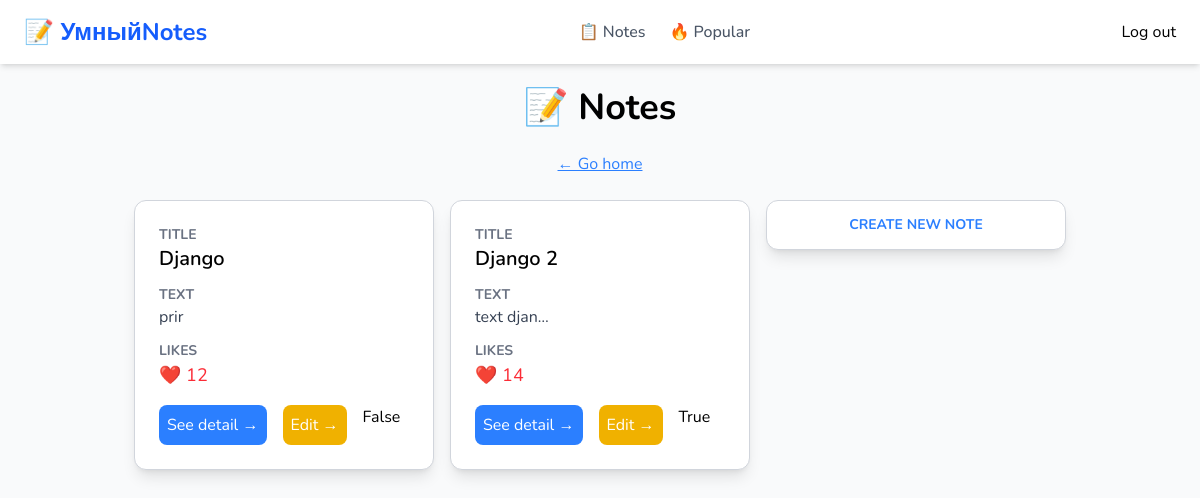
The app's page /smart/ (signed in), older data.
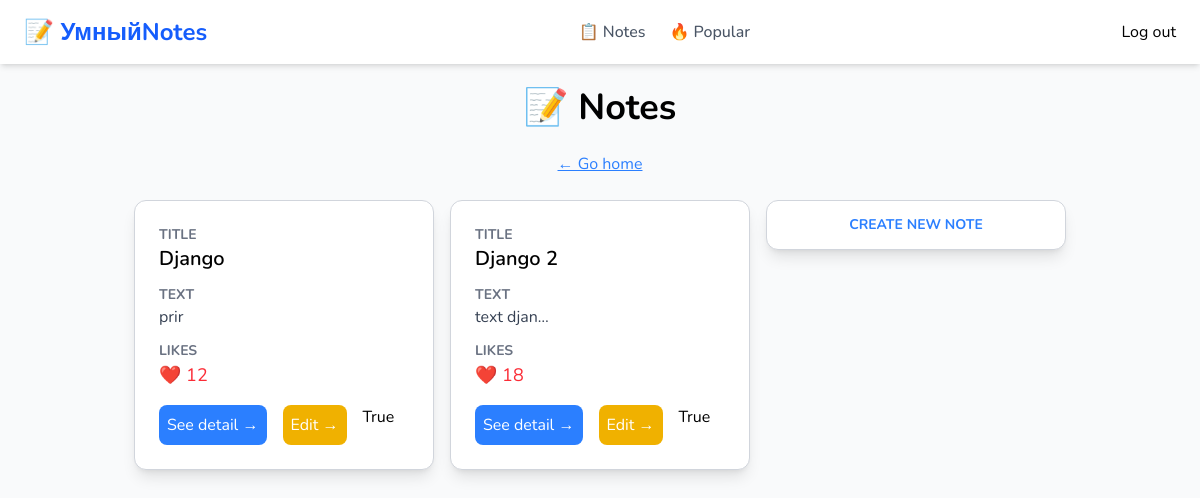
The same page, newer data.
### notes/models.py (models this page shows, shortened)
class Notes(models.Model):
    title = models.CharField(max_length=255)
    text = models.TextField(null=True, blank=True)
    created = models.DateTimeField(auto_now_add=True)
    likes = models.IntegerField(default=0)
    user = models.ForeignKey(User, on_delete=models.CASCADE, related_name='notes')
    is_public = models.BooleanField(default=False)
    class Meta:
        db_table = 'notes'
        verbose_name = 'Note'
        verbose_name_plural = 'Notes'

### notes/views.py (the view)
# urls.py: path('', NoteListView.as_view(), name='notes-list'),
class NoteListView(LoginRequiredMixin, ListView):
    model = Notes
    context_object_name = 'notes' # это имя переменной которую ты используешь в HTML шаблоне.
    template_name = 'notes/notes.html'
    login_url = '/login/'
    def get_queryset(self):
        return self.request.user.notes.all()

### notes/templates/notes/notes.html
{% extends 'base.html' %}
    {% block content %}
    <div class="max-w-[1200px] m-auto text-center p-6">
        <h1 class="text-4xl font-bold mb-6">📝 Notes</h1>
        <a href="{% url 'welcome' %}" class="text-blue-500 hover:text-blue-700 underline mb-6 inline-block">← Go home</a>
        <div class="flex flex-wrap gap-4 text-start justify-center">
            {% for note in notes %}
            <div class="border border-gray-300 rounded-xl w-[300px] p-6 shadow-lg hover:shadow-xl transition-shadow bg-white">
                <h3 class="font-bold text-gray-500 text-sm uppercase">Title</h3>
                <p class="text-xl font-semibold mb-3">{{ note.title }}</p>
                <h3 class="font-bold text-gray-500 text-sm uppercase">Text</h3>
                <p class="text-gray-700 mb-3">{{ note.text|truncatechars:10 }}</p>
                <h3 class="font-bold text-gray-500 text-sm uppercase">Likes</h3>
                <p class="text-red-500 text-lg mb-4">❤️ {{ note.likes }}</p>
                <div class="flex gap-4 flex-wrap">
                    <a href="{% url 'notes-detail' note.pk %}" class="bg-blue-500 text-white px-2 py-2 rounded-lg hover:bg-blue-600 transition-colors inline-block">See detail →</a>
                    <a href="{% url 'notes-update' note.pk %}" class="bg-yellow-500 text-white px-2 py-2 rounded-lg hover:bg-yellow-600 transition-colors inline-block">Edit →</a>
                    <p>{{ note.is_public }}</p>
                </div>
            </div>
            {% endfor %}
        <div class="border border-gray-300 rounded-xl w-[300px] h-[50px] flex items-center justify-center shadow-lg hover:shadow-xl transition-shadow bg-white">
            <a href="{% url 'notes.new' %}" class="font-bold text-blue-500 text-center cursor-pointer hover:underline text-sm uppercase">Create new note</a>
            </div>
        </div>
    </div>
{% endblock %}

### static/templates/base.html (shortened to what this page needs)
{% load static %}
<html>
    <head>
        <link rel="stylesheet" href="{% static 'style.css' %}" >
    </head>
    <body class="bg-gray-50 min-h-screen">
        <header class="bg-white shadow-md">
            <div class="max-w-[1200px] m-auto flex items-center justify-between px-6 py-4">
                <a href="{% url 'welcome' %}" class="text-2xl font-bold text-blue-600">📝 УмныйNotes</a>
                <nav class="flex gap-6">
                    <a href="{% url 'notes-list' %}" class="text-gray-600 hover:text-blue-500 transition-colors font-medium">📋 Notes</a>
                    <a href="{% url 'popular-notes' %}" class="text-gray-600 hover:text-red-500 transition-colors font-medium">🔥 Popular</a>
                </nav>
                {% if user.is_authenticated %}
                    <form method="post" action="{% url 'logout' %}">
                        <button type="submit">Log out</button>
                    </form>
                {% else %}
                    <div class="flex gap-4">
                    <a href="{% url 'login' %}" class="text-gray-600 hover:text-blue-500 transition-colors">Log in</a>
                    <a href="" class="bg-blue-500 text-white px-4 py-2 rounded-lg hover:bg-blue-600 transition-colors">Sign up</a>
                </div>
                {% endif %}
            </div>
        </header>
        <main>
            {% block content %}
            {% endblock content %}
        </main>
        <script src="https://cdn.jsdelivr.net/npm/@tailwindcss/browser@4"></script>
    </body>
</html>

### static/templates/base.html (style rules this page uses)
body { font-family: "Nunito", sans-serif; font-optical-sizing: auto; }

Row changes from the older to the newer data that the page shows:
changed Notes "Django": is_public "False" → "True"
changed Notes "Django 2": likes "14" → "18"
